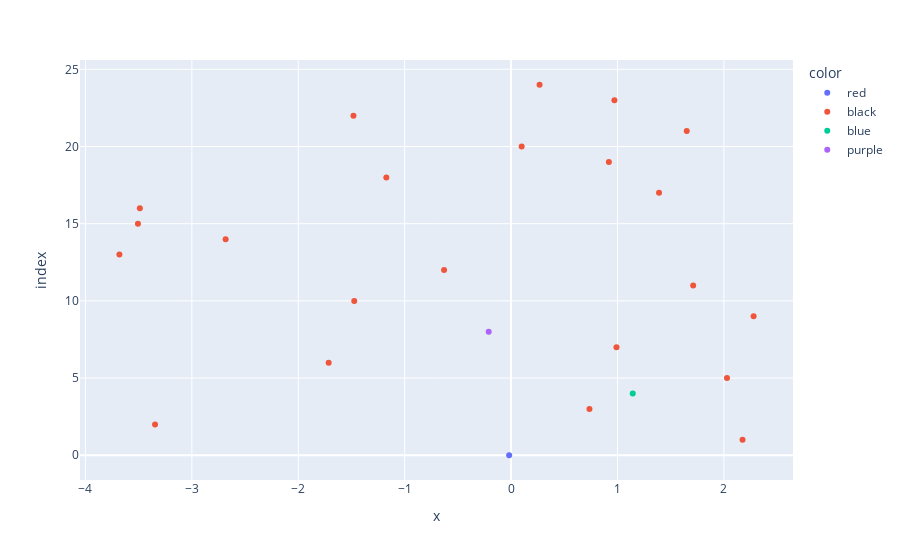
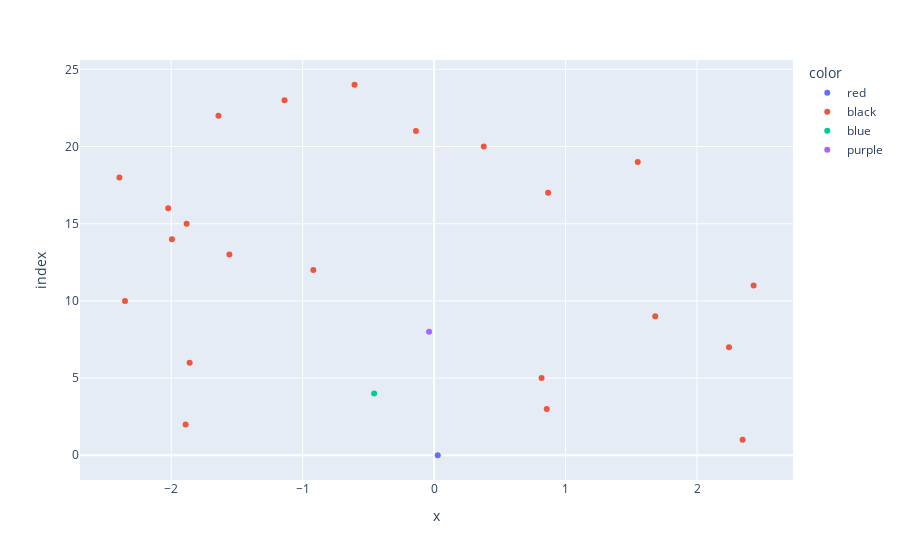
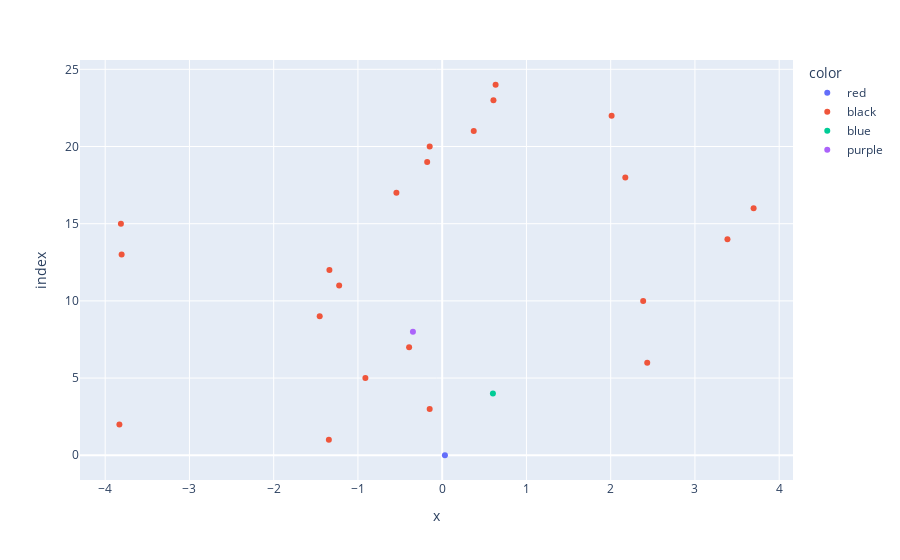

The notebook cell saved with these charts, in order:
### Code cell
color_plots("CinAld", "CPAcd", "CinAld_CPAcd", rho_beta_true_coords)
color_plots("CinAld", "CPAcd", "CinAld_CPAcd", beta_true_coords)
color_plots("CinAld", "CPAcd", "CinAld_CPAcd", all_true_coords)

### Figure 1 — Plotly figure (JSON) as saved in the notebook; plotly's stock layout.template omitted (floating-point values rounded to 4 significant figures)
{"data": [{"hovertemplate": "color=red<br>x=%{x}<br>index=%{y}<extra></extra>", "legendgroup": "red", "marker": {"color": "#636efa", "symbol": "circle"}, "mode": "markers", "name": "red", "orientation": "h", "showlegend": true, "type": "scatter", "x": [-0.01812], "xaxis": "x", "y": [0], "yaxis": "y"}, {"hovertemplate": "color=black<br>x=%{x}<br>index=%{y}<extra></extra>", "legendgroup": "black", "marker": {"color": "#EF553B", "symbol": "circle"}, "mode": "markers", "name": "black", "orientation": "h", "showlegend": true, "type": "scatter", "x": [2.175, -3.346, 0.7365, 2.029, -1.714, 0.9905, 2.279, -1.474, 1.711, -0.6298, -3.681, -2.683, -3.507, -3.489, 1.39, -1.172, 0.9188, 0.09936, 1.651, -1.481, 0.9711, 0.2676], "xaxis": "x", "y": [1, 2, 3, 5, 6, 7, 9, 10, 11, 12, 13, 14, 15, 16, 17, 18, 19, 20, 21, 22, 23, 24], "yaxis": "y"}, {"hovertemplate": "color=blue<br>x=%{x}<br>index=%{y}<extra></extra>", "legendgroup": "blue", "marker": {"color": "#00cc96", "symbol": "circle"}, "mode": "markers", "name": "blue", "orientation": "h", "showlegend": true, "type": "scatter", "x": [1.143], "xaxis": "x", "y": [4], "yaxis": "y"}, {"hovertemplate": "color=purple<br>x=%{x}<br>index=%{y}<extra></extra>", "legendgroup": "purple", "marker": {"color": "#ab63fa", "symbol": "circle"}, "mode": "markers", "name": "purple", "orientation": "h", "showlegend": true, "type": "scatter", "x": [-0.2104], "xaxis": "x", "y": [8], "yaxis": "y"}], "layout": {"autosize": true, "legend": {"title": {"text": "color"}, "tracegroupgap": 0}, "margin": {"t": 60}, "xaxis": {"anchor": "y", "autorange": true, "domain": [0, 1], "range": [-4.068, 2.666], "title": {"text": "x"}, "type": "linear"}, "yaxis": {"anchor": "x", "autorange": true, "domain": [0, 1], "range": [-1.702, 25.7], "title": {"text": "index"}, "type": "linear"}}}

### Figure 2 — Plotly figure (JSON) as saved in the notebook; plotly's stock layout.template omitted (floating-point values rounded to 4 significant figures)
{"data": [{"hovertemplate": "color=red<br>x=%{x}<br>index=%{y}<extra></extra>", "legendgroup": "red", "marker": {"color": "#636efa", "symbol": "circle"}, "mode": "markers", "name": "red", "orientation": "h", "showlegend": true, "type": "scatter", "x": [0.02738], "xaxis": "x", "y": [0], "yaxis": "y"}, {"hovertemplate": "color=black<br>x=%{x}<br>index=%{y}<extra></extra>", "legendgroup": "black", "marker": {"color": "#EF553B", "symbol": "circle"}, "mode": "markers", "name": "black", "orientation": "h", "showlegend": true, "type": "scatter", "x": [2.347, -1.89, 0.8565, 0.8173, -1.86, 2.243, 1.682, -2.352, 2.43, -0.9189, -1.558, -1.994, -1.883, -2.023, 0.867, -2.394, 1.549, 0.3773, -0.1383, -1.641, -1.138, -0.6053], "xaxis": "x", "y": [1, 2, 3, 5, 6, 7, 9, 10, 11, 12, 13, 14, 15, 16, 17, 18, 19, 20, 21, 22, 23, 24], "yaxis": "y"}, {"hovertemplate": "color=blue<br>x=%{x}<br>index=%{y}<extra></extra>", "legendgroup": "blue", "marker": {"color": "#00cc96", "symbol": "circle"}, "mode": "markers", "name": "blue", "orientation": "h", "showlegend": true, "type": "scatter", "x": [-0.4568], "xaxis": "x", "y": [4], "yaxis": "y"}, {"hovertemplate": "color=purple<br>x=%{x}<br>index=%{y}<extra></extra>", "legendgroup": "purple", "marker": {"color": "#ab63fa", "symbol": "circle"}, "mode": "markers", "name": "purple", "orientation": "h", "showlegend": true, "type": "scatter", "x": [-0.03857], "xaxis": "x", "y": [8], "yaxis": "y"}], "layout": {"autosize": true, "legend": {"title": {"text": "color"}, "tracegroupgap": 0}, "margin": {"t": 60}, "xaxis": {"anchor": "y", "autorange": true, "domain": [0, 1], "range": [-2.707, 2.743], "title": {"text": "x"}, "type": "linear"}, "yaxis": {"anchor": "x", "autorange": true, "domain": [0, 1], "range": [-1.702, 25.7], "title": {"text": "index"}, "type": "linear"}}}

### Figure 3 — Plotly figure (JSON) as saved in the notebook; plotly's stock layout.template omitted (floating-point values rounded to 4 significant figures)
{"data": [{"hovertemplate": "color=red<br>x=%{x}<br>index=%{y}<extra></extra>", "legendgroup": "red", "marker": {"color": "#636efa", "symbol": "circle"}, "mode": "markers", "name": "red", "orientation": "h", "showlegend": true, "type": "scatter", "x": [0.03228], "xaxis": "x", "y": [0], "yaxis": "y"}, {"hovertemplate": "color=black<br>x=%{x}<br>index=%{y}<extra></extra>", "legendgroup": "black", "marker": {"color": "#EF553B", "symbol": "circle"}, "mode": "markers", "name": "black", "orientation": "h", "showlegend": true, "type": "scatter", "x": [-1.345, -3.831, -0.1486, -0.9116, 2.434, -0.3926, -1.454, 2.386, -1.223, -1.339, -3.805, 3.386, -3.813, 3.696, -0.5434, 2.174, -0.1783, -0.1486, 0.3744, 2.011, 0.6084, 0.634], "xaxis": "x", "y": [1, 2, 3, 5, 6, 7, 9, 10, 11, 12, 13, 14, 15, 16, 17, 18, 19, 20, 21, 22, 23, 24], "yaxis": "y"}, {"hovertemplate": "color=blue<br>x=%{x}<br>index=%{y}<extra></extra>", "legendgroup": "blue", "marker": {"color": "#00cc96", "symbol": "circle"}, "mode": "markers", "name": "blue", "orientation": "h", "showlegend": true, "type": "scatter", "x": [0.602], "xaxis": "x", "y": [4], "yaxis": "y"}, {"hovertemplate": "color=purple<br>x=%{x}<br>index=%{y}<extra></extra>", "legendgroup": "purple", "marker": {"color": "#ab63fa", "symbol": "circle"}, "mode": "markers", "name": "purple", "orientation": "h", "showlegend": true, "type": "scatter", "x": [-0.3473], "xaxis": "x", "y": [8], "yaxis": "y"}], "layout": {"autosize": true, "legend": {"title": {"text": "color"}, "tracegroupgap": 0}, "margin": {"t": 60}, "xaxis": {"anchor": "y", "autorange": true, "domain": [0, 1], "range": [-4.32, 4.185], "title": {"text": "x"}, "type": "linear"}, "yaxis": {"anchor": "x", "autorange": true, "domain": [0, 1], "range": [-1.702, 25.7], "title": {"text": "index"}, "type": "linear"}}}
